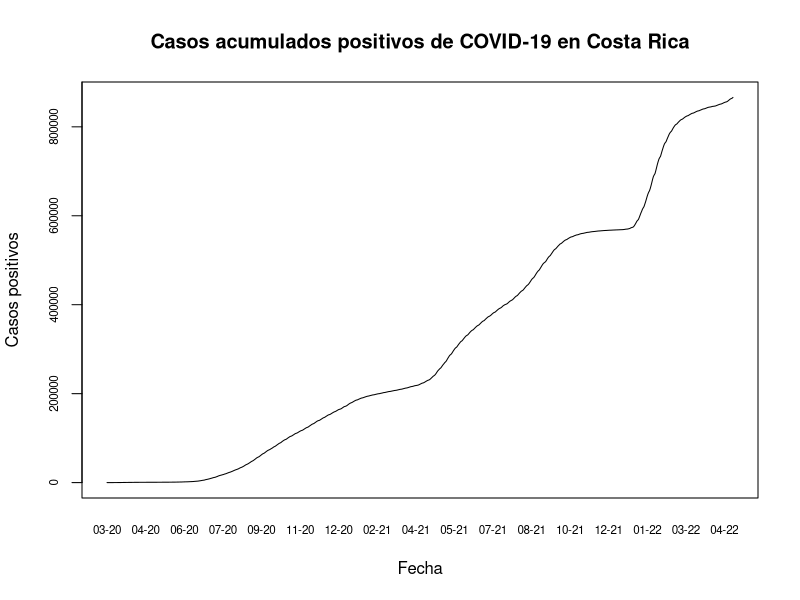
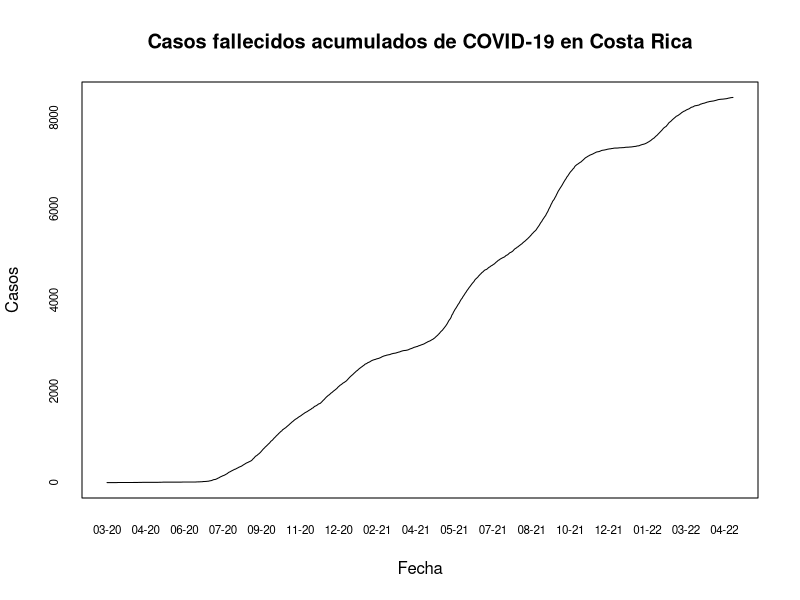
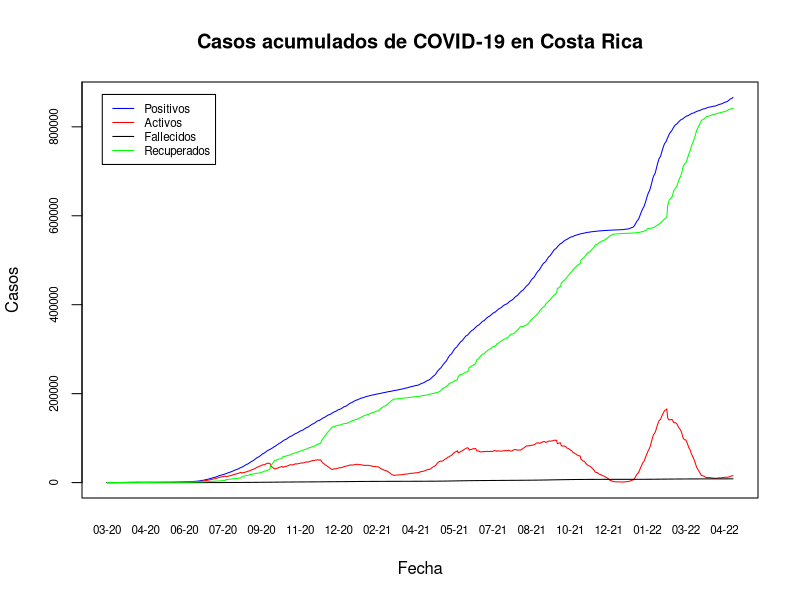

R code for these plots, in order:
## ---- chunk 1
knitr::opts_chunk$set(echo = TRUE)
## ---- chunk 2
covid <- read.csv(file = "05_10_22_CSV_GENERAL.csv", sep = ";")
## ---- chunk 3
options(scipen = 7)
## ---- chunk 4
covid$FECHA <- as.Date(covid$FECHA, format = "%d/%m/%Y")
## ---- chunk 5
plot(
  covid$FECHA,
  covid$positivos,
  type = "l",
  xaxt = "n",
  yaxt = "n",
  main = "Casos acumulados positivos de COVID-19 en Costa Rica",
  xlab = "Fecha",
  ylab = "Casos positivos"
)

# Formato del eje x
axis(
  side = 1,
  covid$FECHA,
  tick = FALSE,
  format(covid$FECHA, "%m-%y"),
  cex.axis = 0.7
)

# Formato del eje y
axis(
  side = 2,
  covid$positivos,
  labels = TRUE,  
  at = seq(0, 1000000, by = 200000),
  cex.axis = 0.7
)
## ---- chunk 6
plot(
  covid$FECHA,
  covid$fallecidos,
  type = "l",
  xaxt = "n",
  yaxt = "n",
  main = "Casos fallecidos acumulados de COVID-19 en Costa Rica",
  xlab = "Fecha",
  ylab = "Casos"
)
# Formato del eje X
axis(side = 1,
     covid$FECHA,
     tick = FALSE,
     format(covid$FECHA, "%m-%y"),
     cex.axis = 0.7)
# Formato del eje Y
axis(
  side = 2,
  covid$fallecidos,
  labels = TRUE,  
  at = seq(0, 10000, by = 2000),
  cex.axis = 0.7
)
## ---- chunk 7
plot(
  covid$FECHA,
  covid$positivos,
  type = "l",
  xaxt = "n",
  yaxt = "n",
  main = "Casos acumulados de COVID-19 en Costa Rica",
  xlab = "Fecha",
  ylab = "Casos",
  col = "blue"
)

# Casos activos
lines(covid$FECHA, covid$activos, col="red")

# Casos fallecidos
lines(covid$FECHA, covid$fallecidos, col="black")

# Casos recuperados
lines(covid$FECHA, covid$RECUPERADOS, col="green")

# Leyenda
legend(
  x = "topleft",
  inset = 0.03,
  legend = c("Positivos", "Activos", "Fallecidos", "Recuperados"),
  col = c("blue", "red", "black", "green"),
  lty = 1,
  cex = 0.7)

# Formato del eje X
axis(side = 1,
     covid$FECHA,
     tick = FALSE,
     format(covid$FECHA, "%m-%y"),
     cex.axis = 0.7)

# Formato del eje Y
axis(
  side = 2,
  covid$positivos,
  labels = TRUE,  
  at = seq(0, 1000000, by = 200000),
  cex.axis = 0.7
)
